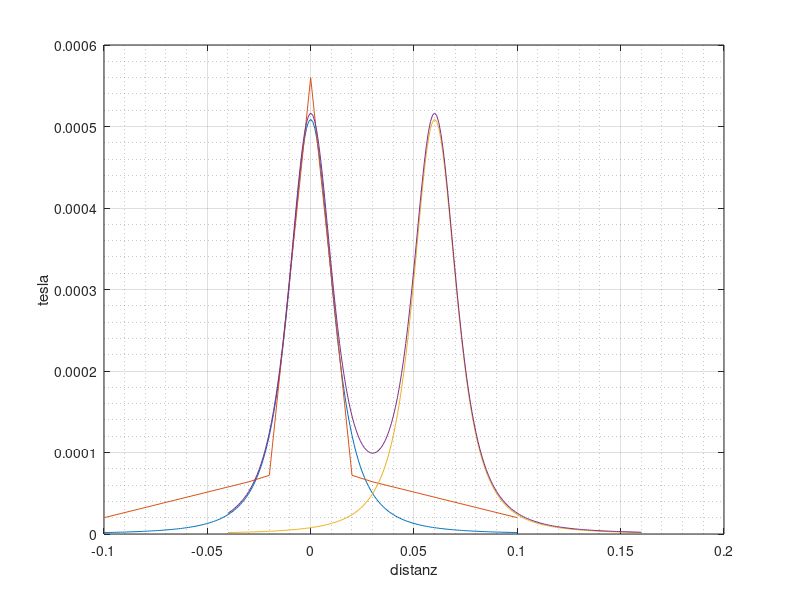

Write the MATLAB code that produced this figure.
x = [-0.1:0.001:0.1];
u = pi*(1E-7)*4
N = 32
R = 0.015
I = 0.4
L = 0.01
B = (u*I*N/(2*L)) * ((L/2-x)./sqrt((L/2-x).^2 + R^2) + (L/2+x)./sqrt((L/2+x).^2 + R^2))



%%zweite Spule simulation (verschieben
x2 =  x + 0.06;

%%helmolz irgendwass spule
Bh = B + (u*I*N/(2*L)) * ((L/2-x2)./sqrt((L/2-x2).^2 + R^2) + (L/2+x2)./sqrt((L/2+x2).^2 + R^2))





xs = [-0.1,-0.03 , -0.02,     0, 0.02,      0.03,       0.1]
Us = [5.5E-3,6.6E-3, 6.8E-3,  19E-3,  6.8E-3, 6.6E-3,   5.5E-3]
Bs = (Us - (5E-3))./(2.5 * (1E-3)) ./ 1E4

plot(x, B, xs, Bs, x2 , B, x+0.06 ,Bh )
ylabel('tesla')
xlabel('distanz')
grid on
grid minor